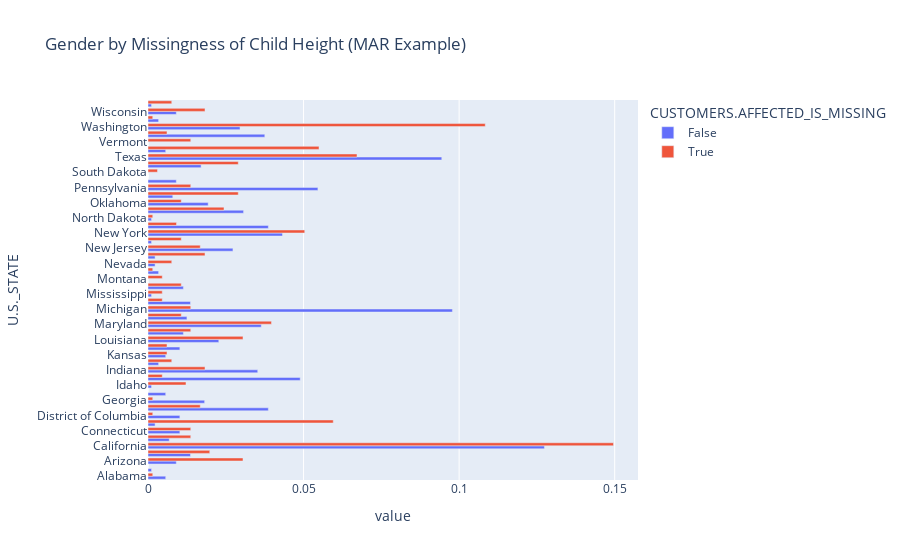

Here is the notebook cell this chart was saved with:
### Code cell
obs_pivot.plot(kind='barh', title='Gender by Missingness of Child Height (MAR Example)', barmode='group')

### Figure 1 — Plotly figure (JSON) as saved in the notebook; plotly's stock layout.template omitted (floating-point values rounded to 4 significant figures)
{"data": [{"alignmentgroup": "True", "hovertemplate": "CUSTOMERS.AFFECTED_IS_MISSING=False<br>value=%{x}<br>U.S._STATE=%{y}<extra></extra>", "legendgroup": "False", "marker": {"color": "#636efa", "pattern": {"shape": ""}}, "name": "False", "offsetgroup": "False", "orientation": "h", "showlegend": true, "textposition": "auto", "type": "bar", "x": [0.005688, 0.001138, 0.009101, 0.01365, 0.1274, 0.006826, 0.01024, 0.002275, 0.01024, 0.03868, 0.0182, 0.005688, 0.001138, 0.04892, 0.03527, 0.003413, 0.005688, 0.01024, 0.02275, 0.01138, 0.03641, 0.01251, 0.09784, 0.01365, 0.001138, 0.01138, 0, 0.003413, 0.002275, 0.002275, 0.0273, 0.001138, 0.04323, 0.03868, 0.001138, 0.03072, 0.01934, 0.007964, 0.05461, 0.009101, 0, 0.01706, 0.09443, 0.005688, 0, 0.03754, 0.02958, 0.003413, 0.009101, 0.001138], "xaxis": "x", "y": ["Alabama", "Alaska", "Arizona", "Arkansas", "California", "Colorado", "Connecticut", "Delaware", "District of Columbia", "Florida", "Georgia", "Hawaii", "Idaho", "Illinois", "Indiana", "Iowa", "Kansas", "Kentucky", "Louisiana", "Maine", "Maryland", "Massachusetts", "Michigan", "Minnesota", "Mississippi", "Missouri", "Montana", "Nebraska", "Nevada", "New Hampshire", "New Jersey", "New Mexico", "New York", "North Carolina", "North Dakota", "Ohio", "Oklahoma", "Oregon", "Pennsylvania", "South Carolina", "South Dakota", "Tennessee", "Texas", "Utah", "Vermont", "Virginia", "Washington", "West Virginia", "Wisconsin", "Wyoming"], "yaxis": "y"}, {"alignmentgroup": "True", "hovertemplate": "CUSTOMERS.AFFECTED_IS_MISSING=True<br>value=%{x}<br>U.S._STATE=%{y}<extra></extra>", "legendgroup": "True", "marker": {"color": "#EF553B", "pattern": {"shape": ""}}, "name": "True", "offsetgroup": "True", "orientation": "h", "showlegend": true, "textposition": "auto", "type": "bar", "x": [0.001527, 0, 0.03053, 0.01985, 0.1496, 0.01374, 0.01374, 0.05954, 0.001527, 0.01679, 0.001527, 0, 0.01221, 0.00458, 0.01832, 0.007634, 0.006107, 0.006107, 0.03053, 0.01374, 0.03969, 0.01069, 0.01374, 0.00458, 0.00458, 0.01069, 0.00458, 0.001527, 0.007634, 0.01832, 0.01679, 0.01069, 0.05038, 0.00916, 0.001527, 0.02443, 0.01069, 0.02901, 0.01374, 0, 0.003053, 0.02901, 0.06718, 0.05496, 0.01374, 0.006107, 0.1084, 0.001527, 0.01832, 0.007634], "xaxis": "x", "y": ["Alabama", "Alaska", "Arizona", "Arkansas", "California", "Colorado", "Connecticut", "Delaware", "District of Columbia", "Florida", "Georgia", "Hawaii", "Idaho", "Illinois", "Indiana", "Iowa", "Kansas", "Kentucky", "Louisiana", "Maine", "Maryland", "Massachusetts", "Michigan", "Minnesota", "Mississippi", "Missouri", "Montana", "Nebraska", "Nevada", "New Hampshire", "New Jersey", "New Mexico", "New York", "North Carolina", "North Dakota", "Ohio", "Oklahoma", "Oregon", "Pennsylvania", "South Carolina", "South Dakota", "Tennessee", "Texas", "Utah", "Vermont", "Virginia", "Washington", "West Virginia", "Wisconsin", "Wyoming"], "yaxis": "y"}], "layout": {"barmode": "group", "legend": {"title": {"text": "CUSTOMERS.AFFECTED_IS_MISSING"}, "tracegroupgap": 0}, "title": {"text": "Gender by Missingness of Child Height (MAR Example)"}, "xaxis": {"anchor": "y", "domain": [0, 1], "title": {"text": "value"}}, "yaxis": {"anchor": "x", "domain": [0, 1], "title": {"text": "U.S._STATE"}}}}
